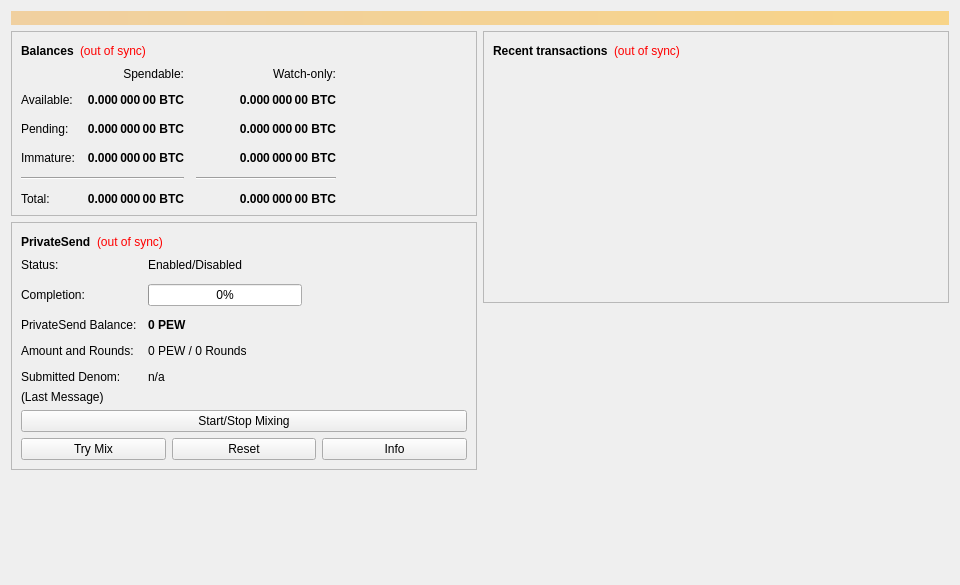
<?xml version="1.0" encoding="UTF-8"?>
<ui version="4.0">
 <class>OverviewPage</class>
 <widget class="QWidget" name="OverviewPage">
  <property name="geometry">
   <rect>
    <x>0</x>
    <y>0</y>
    <width>960</width>
    <height>585</height>
   </rect>
  </property>
  <property name="minimumSize">
   <size>
    <width>960</width>
    <height>0</height>
   </size>
  </property>
  <property name="windowTitle">
   <string>Form</string>
  </property>
  <layout class="QVBoxLayout" name="topLayout">
   <item>
    <widget class="QLabel" name="labelAlerts">
     <property name="visible">
      <bool>false</bool>
     </property>
     <property name="styleSheet">
      <string notr="true">background-color: qlineargradient(x1: 0, y1: 0, x2: 1, y2: 0, stop:0 #F0D0A0, stop:1 #F8D488); color:#000000;</string>
     </property>
     <property name="wordWrap">
      <bool>true</bool>
     </property>
     <property name="margin">
      <number>3</number>
     </property>
    </widget>
   </item>
   <item>
    <layout class="QHBoxLayout" name="horizontalLayout" stretch="1,1">
     <item>
      <layout class="QVBoxLayout" name="verticalLayout_2">
       <item>
        <widget class="QFrame" name="frame">
         <property name="frameShape">
          <enum>QFrame::StyledPanel</enum>
         </property>
         <property name="frameShadow">
          <enum>QFrame::Raised</enum>
         </property>
         <layout class="QVBoxLayout" name="verticalLayout_4">
          <item>
           <layout class="QHBoxLayout" name="horizontalLayout_4">
            <item>
             <widget class="QLabel" name="label_5">
              <property name="font">
               <font>
                <weight>75</weight>
                <bold>true</bold>
               </font>
              </property>
              <property name="text">
               <string>Balances</string>
              </property>
             </widget>
            </item>
            <item>
             <widget class="QLabel" name="labelWalletStatus">
              <property name="toolTip">
               <string>The displayed information may be out of date. Your wallet automatically synchronizes with the BroFist network after a connection is established, but this process has not completed yet.</string>
              </property>
              <property name="styleSheet">
               <string notr="true">QLabel { color: red; }</string>
              </property>
              <property name="text">
               <string notr="true">(out of sync)</string>
              </property>
              <property name="alignment">
               <set>Qt::AlignLeading|Qt::AlignLeft|Qt::AlignVCenter</set>
              </property>
             </widget>
            </item>
            <item>
             <spacer name="horizontalSpacer_3">
              <property name="orientation">
               <enum>Qt::Horizontal</enum>
              </property>
              <property name="sizeHint" stdset="0">
               <size>
                <width>40</width>
                <height>20</height>
               </size>
              </property>
             </spacer>
            </item>
           </layout>
          </item>
          <item>
           <layout class="QGridLayout" name="gridLayout">
            <property name="spacing">
             <number>12</number>
            </property>
            <item row="2" column="2">
             <widget class="QLabel" name="labelWatchPending">
              <property name="font">
               <font>
                <weight>75</weight>
                <bold>true</bold>
               </font>
              </property>
              <property name="cursor">
               <cursorShape>IBeamCursor</cursorShape>
              </property>
              <property name="toolTip">
               <string>Unconfirmed transactions to watch-only addresses</string>
              </property>
              <property name="text">
               <string notr="true">0.000 000 00 BTC</string>
              </property>
              <property name="alignment">
               <set>Qt::AlignRight|Qt::AlignTrailing|Qt::AlignVCenter</set>
              </property>
              <property name="textInteractionFlags">
               <set>Qt::LinksAccessibleByMouse|Qt::TextSelectableByKeyboard|Qt::TextSelectableByMouse</set>
              </property>
             </widget>
            </item>
            <item row="2" column="1">
             <widget class="QLabel" name="labelUnconfirmed">
              <property name="font">
               <font>
                <weight>75</weight>
                <bold>true</bold>
               </font>
              </property>
              <property name="cursor">
               <cursorShape>IBeamCursor</cursorShape>
              </property>
              <property name="toolTip">
               <string>Total of transactions that have yet to be confirmed, and do not yet count toward the spendable balance</string>
              </property>
              <property name="text">
               <string notr="true">0.000 000 00 BTC</string>
              </property>
              <property name="alignment">
               <set>Qt::AlignRight|Qt::AlignTrailing|Qt::AlignVCenter</set>
              </property>
              <property name="textInteractionFlags">
               <set>Qt::LinksAccessibleByMouse|Qt::TextSelectableByKeyboard|Qt::TextSelectableByMouse</set>
              </property>
             </widget>
            </item>
            <item row="3" column="2">
             <widget class="QLabel" name="labelWatchImmature">
              <property name="font">
               <font>
                <weight>75</weight>
                <bold>true</bold>
               </font>
              </property>
              <property name="cursor">
               <cursorShape>IBeamCursor</cursorShape>
              </property>
              <property name="toolTip">
               <string>Mined balance in watch-only addresses that has not yet matured</string>
              </property>
              <property name="text">
               <string notr="true">0.000 000 00 BTC</string>
              </property>
              <property name="alignment">
               <set>Qt::AlignRight|Qt::AlignTrailing|Qt::AlignVCenter</set>
              </property>
              <property name="textInteractionFlags">
               <set>Qt::LinksAccessibleByMouse|Qt::TextSelectableByKeyboard|Qt::TextSelectableByMouse</set>
              </property>
             </widget>
            </item>
            <item row="4" column="0" colspan="2">
             <widget class="Line" name="lineSpendableBalance">
              <property name="orientation">
               <enum>Qt::Horizontal</enum>
              </property>
             </widget>
            </item>
            <item row="4" column="2">
             <widget class="Line" name="lineWatchBalance">
              <property name="sizePolicy">
               <sizepolicy hsizetype="Preferred" vsizetype="Fixed">
                <horstretch>0</horstretch>
                <verstretch>0</verstretch>
               </sizepolicy>
              </property>
              <property name="minimumSize">
               <size>
                <width>140</width>
                <height>0</height>
               </size>
              </property>
              <property name="orientation">
               <enum>Qt::Horizontal</enum>
              </property>
             </widget>
            </item>
            <item row="5" column="0">
             <widget class="QLabel" name="labelTotalText">
              <property name="text">
               <string>Total:</string>
              </property>
             </widget>
            </item>
            <item row="3" column="1">
             <widget class="QLabel" name="labelImmature">
              <property name="font">
               <font>
                <weight>75</weight>
                <bold>true</bold>
               </font>
              </property>
              <property name="cursor">
               <cursorShape>IBeamCursor</cursorShape>
              </property>
              <property name="toolTip">
               <string>Mined balance that has not yet matured</string>
              </property>
              <property name="text">
               <string notr="true">0.000 000 00 BTC</string>
              </property>
              <property name="alignment">
               <set>Qt::AlignRight|Qt::AlignTrailing|Qt::AlignVCenter</set>
              </property>
              <property name="textInteractionFlags">
               <set>Qt::LinksAccessibleByMouse|Qt::TextSelectableByKeyboard|Qt::TextSelectableByMouse</set>
              </property>
             </widget>
            </item>
            <item row="2" column="3">
             <spacer name="horizontalSpacer_2">
              <property name="orientation">
               <enum>Qt::Horizontal</enum>
              </property>
              <property name="sizeHint" stdset="0">
               <size>
                <width>40</width>
                <height>20</height>
               </size>
              </property>
             </spacer>
            </item>
            <item row="3" column="0">
             <widget class="QLabel" name="labelImmatureText">
              <property name="text">
               <string>Immature:</string>
              </property>
             </widget>
            </item>
            <item row="5" column="1">
             <widget class="QLabel" name="labelTotal">
              <property name="font">
               <font>
                <weight>75</weight>
                <bold>true</bold>
               </font>
              </property>
              <property name="cursor">
               <cursorShape>IBeamCursor</cursorShape>
              </property>
              <property name="toolTip">
               <string>Your current total balance</string>
              </property>
              <property name="text">
               <string notr="true">0.000 000 00 BTC</string>
              </property>
              <property name="alignment">
               <set>Qt::AlignRight|Qt::AlignTrailing|Qt::AlignVCenter</set>
              </property>
              <property name="textInteractionFlags">
               <set>Qt::LinksAccessibleByMouse|Qt::TextSelectableByKeyboard|Qt::TextSelectableByMouse</set>
              </property>
             </widget>
            </item>
            <item row="5" column="2">
             <widget class="QLabel" name="labelWatchTotal">
              <property name="font">
               <font>
                <weight>75</weight>
                <bold>true</bold>
               </font>
              </property>
              <property name="cursor">
               <cursorShape>IBeamCursor</cursorShape>
              </property>
              <property name="toolTip">
               <string>Current total balance in watch-only addresses</string>
              </property>
              <property name="text">
               <string notr="true">0.000 000 00 BTC</string>
              </property>
              <property name="alignment">
               <set>Qt::AlignRight|Qt::AlignTrailing|Qt::AlignVCenter</set>
              </property>
              <property name="textInteractionFlags">
               <set>Qt::LinksAccessibleByMouse|Qt::TextSelectableByKeyboard|Qt::TextSelectableByMouse</set>
              </property>
             </widget>
            </item>
            <item row="0" column="2">
             <widget class="QLabel" name="labelWatchonly">
              <property name="text">
               <string>Watch-only:</string>
              </property>
              <property name="alignment">
               <set>Qt::AlignRight|Qt::AlignTrailing|Qt::AlignVCenter</set>
              </property>
             </widget>
            </item>
            <item row="1" column="0">
             <widget class="QLabel" name="labelBalanceText">
              <property name="text">
               <string>Available:</string>
              </property>
             </widget>
            </item>
            <item row="1" column="1">
             <widget class="QLabel" name="labelBalance">
              <property name="font">
               <font>
                <weight>75</weight>
                <bold>true</bold>
               </font>
              </property>
              <property name="cursor">
               <cursorShape>IBeamCursor</cursorShape>
              </property>
              <property name="toolTip">
               <string>Your current spendable balance</string>
              </property>
              <property name="text">
               <string notr="true">0.000 000 00 BTC</string>
              </property>
              <property name="alignment">
               <set>Qt::AlignRight|Qt::AlignTrailing|Qt::AlignVCenter</set>
              </property>
              <property name="textInteractionFlags">
               <set>Qt::LinksAccessibleByMouse|Qt::TextSelectableByKeyboard|Qt::TextSelectableByMouse</set>
              </property>
             </widget>
            </item>
            <item row="1" column="2">
             <widget class="QLabel" name="labelWatchAvailable">
              <property name="font">
               <font>
                <weight>75</weight>
                <bold>true</bold>
               </font>
              </property>
              <property name="cursor">
               <cursorShape>IBeamCursor</cursorShape>
              </property>
              <property name="toolTip">
               <string>Your current balance in watch-only addresses</string>
              </property>
              <property name="text">
               <string notr="true">0.000 000 00 BTC</string>
              </property>
              <property name="alignment">
               <set>Qt::AlignRight|Qt::AlignTrailing|Qt::AlignVCenter</set>
              </property>
              <property name="textInteractionFlags">
               <set>Qt::LinksAccessibleByMouse|Qt::TextSelectableByKeyboard|Qt::TextSelectableByMouse</set>
              </property>
             </widget>
            </item>
            <item row="2" column="0">
             <widget class="QLabel" name="labelPendingText">
              <property name="text">
               <string>Pending:</string>
              </property>
             </widget>
            </item>
            <item row="0" column="1">
             <widget class="QLabel" name="labelSpendable">
              <property name="text">
               <string>Spendable:</string>
              </property>
              <property name="alignment">
               <set>Qt::AlignRight|Qt::AlignTrailing|Qt::AlignVCenter</set>
              </property>
             </widget>
            </item>
           </layout>
          </item>
         </layout>
        </widget>
       </item>
       <item>
        <widget class="QFrame" name="framePrivateSend">
         <property name="layoutDirection">
          <enum>Qt::LeftToRight</enum>
         </property>
         <property name="frameShape">
          <enum>QFrame::StyledPanel</enum>
         </property>
         <property name="frameShadow">
          <enum>QFrame::Raised</enum>
         </property>
         <layout class="QVBoxLayout" name="VerticalLayout_PS1">
          <item>
           <layout class="QHBoxLayout" name="horizontalLayout_5">
            <item>
             <widget class="QLabel" name="labelPrivateSendHeader">
              <property name="font">
               <font>
                <weight>75</weight>
                <bold>true</bold>
               </font>
              </property>
              <property name="text">
               <string>PrivateSend</string>
              </property>
             </widget>
            </item>
            <item>
             <widget class="QLabel" name="labelPrivateSendSyncStatus">
              <property name="toolTip">
               <string>The displayed information may be out of date. Your wallet automatically synchronizes with the BroFist network after a connection is established, but this process has not completed yet.</string>
              </property>
              <property name="styleSheet">
               <string notr="true">QLabel { color: red; }</string>
              </property>
              <property name="text">
               <string notr="true">(out of sync)</string>
              </property>
              <property name="alignment">
               <set>Qt::AlignLeading|Qt::AlignLeft|Qt::AlignVCenter</set>
              </property>
             </widget>
            </item>
            <item>
             <spacer name="horizontalSpacer_4">
              <property name="orientation">
               <enum>Qt::Horizontal</enum>
              </property>
              <property name="sizeHint" stdset="0">
               <size>
                <width>40</width>
                <height>20</height>
               </size>
              </property>
             </spacer>
            </item>
           </layout>
          </item>
          <item>
           <layout class="QFormLayout" name="privateSendFormLayout">
            <property name="fieldGrowthPolicy">
             <enum>QFormLayout::AllNonFixedFieldsGrow</enum>
            </property>
            <property name="horizontalSpacing">
             <number>11</number>
            </property>
            <property name="verticalSpacing">
             <number>12</number>
            </property>
            <item row="0" column="0">
             <widget class="QLabel" name="labelPrivateSendEnabledText">
              <property name="text">
               <string>Status:</string>
              </property>
             </widget>
            </item>
            <item row="0" column="1">
             <widget class="QLabel" name="labelPrivateSendEnabled">
              <property name="text">
               <string>Enabled/Disabled</string>
              </property>
             </widget>
            </item>
            <item row="1" column="0">
             <widget class="QLabel" name="labelCompletitionText">
              <property name="text">
               <string>Completion:</string>
              </property>
             </widget>
            </item>
            <item row="1" column="1">
             <widget class="QProgressBar" name="privateSendProgress">
              <property name="maximumSize">
               <size>
                <width>154</width>
                <height>16777215</height>
               </size>
              </property>
              <property name="value">
               <number>0</number>
              </property>
             </widget>
            </item>
            <item row="2" column="0">
             <widget class="QLabel" name="labelAnonymizedText">
              <property name="text">
               <string>PrivateSend Balance:</string>
              </property>
             </widget>
            </item>
            <item row="2" column="1">
             <widget class="QLabel" name="labelAnonymized">
              <property name="font">
               <font>
                <weight>75</weight>
                <bold>true</bold>
               </font>
              </property>
              <property name="text">
               <string notr="true">0 PEW</string>
              </property>
             </widget>
            </item>
            <item row="3" column="0">
             <widget class="QLabel" name="labelAmountAndRoundsText">
              <property name="text">
               <string>Amount and Rounds:</string>
              </property>
             </widget>
            </item>
            <item row="3" column="1">
             <widget class="QLabel" name="labelAmountRounds">
              <property name="text">
               <string>0 PEW / 0 Rounds</string>
              </property>
             </widget>
            </item>
            <item row="4" column="0">
             <widget class="QLabel" name="labelSubmittedDenomText">
              <property name="text">
               <string>Submitted Denom:</string>
              </property>
             </widget>
            </item>
            <item row="4" column="1">
             <widget class="QLabel" name="labelSubmittedDenom">
              <property name="toolTip">
               <string>The denominations you submitted to the Masternode.&lt;br&gt;To mix, other users must submit the exact same denominations.</string>
              </property>
              <property name="text">
               <string>n/a</string>
              </property>
             </widget>
            </item>
           </layout>
          </item>
          <item>
           <layout class="QVBoxLayout" name="VerticalLayout_PS">
            <item>
             <widget class="QLabel" name="labelPrivateSendLastMessage">
              <property name="text">
               <string>(Last Message)</string>
              </property>
              <property name="alignment">
               <set>Qt::AlignLeading|Qt::AlignLeft|Qt::AlignTop</set>
              </property>
              <property name="wordWrap">
               <bool>true</bool>
              </property>
             </widget>
            </item>
            <item>
             <widget class="QPushButton" name="togglePrivateSend">
              <property name="sizePolicy">
               <sizepolicy hsizetype="MinimumExpanding" vsizetype="Fixed">
                <horstretch>0</horstretch>
                <verstretch>0</verstretch>
               </sizepolicy>
              </property>
              <property name="text">
               <string>Start/Stop Mixing</string>
              </property>
             </widget>
            </item>
            <item>
             <layout class="QHBoxLayout" name="horizontalLayout_debugbuttons">
              <item>
               <widget class="QPushButton" name="privateSendAuto">
                <property name="sizePolicy">
                 <sizepolicy hsizetype="MinimumExpanding" vsizetype="Fixed">
                  <horstretch>0</horstretch>
                  <verstretch>0</verstretch>
                 </sizepolicy>
                </property>
                <property name="toolTip">
                 <string>Try to manually submit a PrivateSend request.</string>
                </property>
                <property name="text">
                 <string>Try Mix</string>
                </property>
               </widget>
              </item>
              <item>
               <widget class="QPushButton" name="privateSendReset">
                <property name="sizePolicy">
                 <sizepolicy hsizetype="MinimumExpanding" vsizetype="Fixed">
                  <horstretch>0</horstretch>
                  <verstretch>0</verstretch>
                 </sizepolicy>
                </property>
                <property name="toolTip">
                 <string>Reset the current status of PrivateSend (can interrupt PrivateSend if it's in the process of Mixing, which can cost you money!)</string>
                </property>
                <property name="autoFillBackground">
                 <bool>false</bool>
                </property>
                <property name="text">
                 <string>Reset</string>
                </property>
               </widget>
              </item>
              <item>
               <widget class="QPushButton" name="privateSendInfo">
                <property name="sizePolicy">
                 <sizepolicy hsizetype="MinimumExpanding" vsizetype="Fixed">
                  <horstretch>0</horstretch>
                  <verstretch>0</verstretch>
                 </sizepolicy>
                </property>
                <property name="toolTip">
                 <string>Information about PrivateSend and Mixing</string>
                </property>
                <property name="text">
                 <string>Info</string>
                </property>
               </widget>
              </item>
             </layout>
            </item>
           </layout>
          </item>
         </layout>
        </widget>
       </item>
       <item>
        <spacer name="verticalSpacer">
         <property name="orientation">
          <enum>Qt::Vertical</enum>
         </property>
         <property name="sizeHint" stdset="0">
          <size>
           <width>20</width>
           <height>40</height>
          </size>
         </property>
        </spacer>
       </item>
      </layout>
     </item>
     <item>
      <layout class="QVBoxLayout" name="verticalLayout_3">
       <item>
        <widget class="QFrame" name="frame_2">
         <property name="frameShape">
          <enum>QFrame::StyledPanel</enum>
         </property>
         <property name="frameShadow">
          <enum>QFrame::Raised</enum>
         </property>
         <layout class="QVBoxLayout" name="verticalLayout">
          <item>
           <layout class="QHBoxLayout" name="horizontalLayout_2">
            <item>
             <widget class="QLabel" name="label_4">
              <property name="font">
               <font>
                <weight>75</weight>
                <bold>true</bold>
               </font>
              </property>
              <property name="text">
               <string>Recent transactions</string>
              </property>
             </widget>
            </item>
            <item>
             <widget class="QLabel" name="labelTransactionsStatus">
              <property name="toolTip">
               <string>The displayed information may be out of date. Your wallet automatically synchronizes with the BroFist network after a connection is established, but this process has not completed yet.</string>
              </property>
              <property name="styleSheet">
               <string notr="true">QLabel { color: red; }</string>
              </property>
              <property name="text">
               <string notr="true">(out of sync)</string>
              </property>
              <property name="alignment">
               <set>Qt::AlignLeading|Qt::AlignLeft|Qt::AlignVCenter</set>
              </property>
             </widget>
            </item>
            <item>
             <spacer name="horizontalSpacer">
              <property name="orientation">
               <enum>Qt::Horizontal</enum>
              </property>
              <property name="sizeHint" stdset="0">
               <size>
                <width>40</width>
                <height>20</height>
               </size>
              </property>
             </spacer>
            </item>
           </layout>
          </item>
          <item>
           <widget class="QListView" name="listTransactions">
            <property name="styleSheet">
             <string notr="true">QListView { background: transparent; }</string>
            </property>
            <property name="frameShape">
             <enum>QFrame::NoFrame</enum>
            </property>
            <property name="verticalScrollBarPolicy">
             <enum>Qt::ScrollBarAlwaysOff</enum>
            </property>
            <property name="horizontalScrollBarPolicy">
             <enum>Qt::ScrollBarAlwaysOff</enum>
            </property>
            <property name="selectionMode">
             <enum>QAbstractItemView::NoSelection</enum>
            </property>
           </widget>
          </item>
         </layout>
        </widget>
       </item>
       <item>
        <spacer name="verticalSpacer_2">
         <property name="orientation">
          <enum>Qt::Vertical</enum>
         </property>
         <property name="sizeHint" stdset="0">
          <size>
           <width>20</width>
           <height>40</height>
          </size>
         </property>
        </spacer>
       </item>
      </layout>
     </item>
    </layout>
   </item>
  </layout>
 </widget>
 <resources/>
 <connections/>
</ui>
